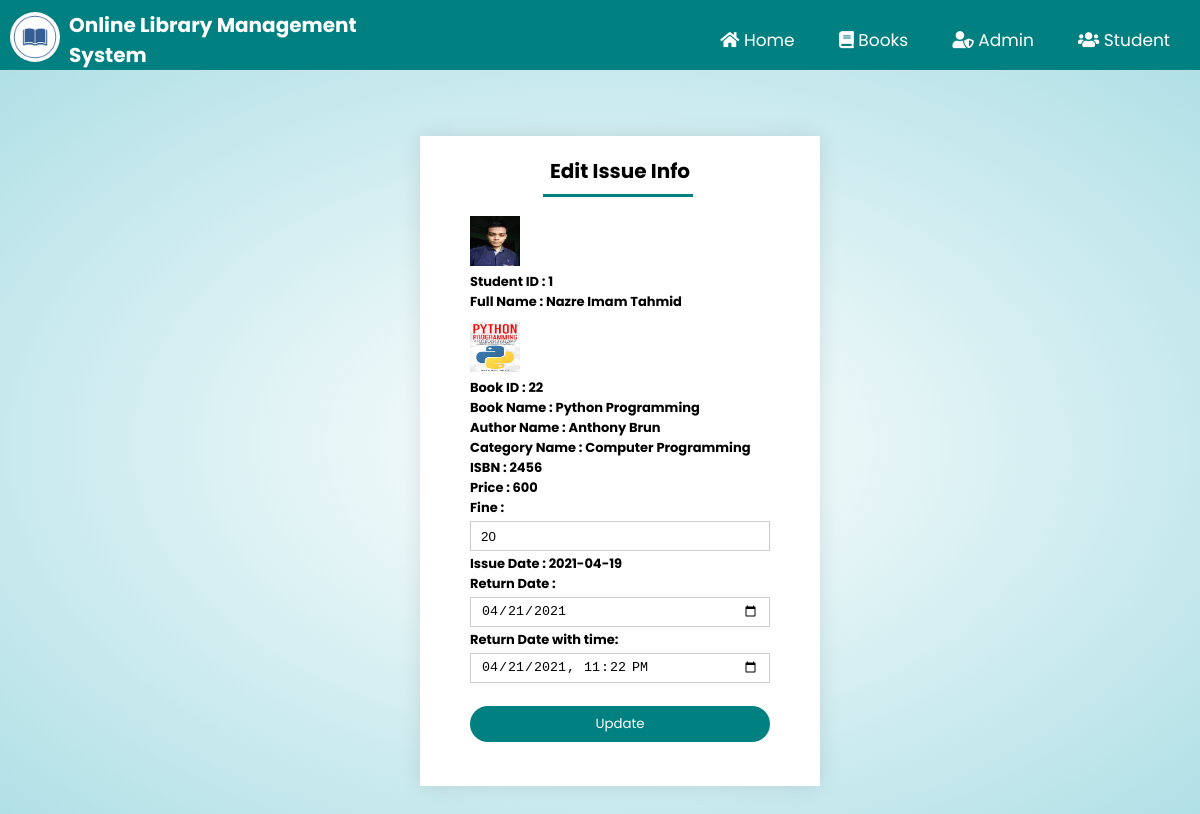
Screenshot of /edit_issue_book.php?ed=1&ed1=22 with the database file from the repository.
### tables this page shows
CREATE TABLE `issueinfo` (
  `studentid` int(100) NOT NULL,
  `bookid` int(100) NOT NULL,
  `issuedate` date NOT NULL,
  `returndate` date NOT NULL,
  `approve` varchar(200) NOT NULL,
  `fine` int(100) NOT NULL
);

CREATE TABLE `student` (
  `studentid` int(111) NOT NULL,
  `student_username` varchar(111) NOT NULL,
  `FullName` varchar(111) NOT NULL,
  `Email` varchar(111) NOT NULL,
  `Password` varchar(111) NOT NULL,
  `PhoneNumber` varchar(111) NOT NULL,
  `studentpic` varchar(100) NOT NULL
);

CREATE TABLE `books` (
  `bookid` int(100) NOT NULL,
  `bookpic` varchar(500) NOT NULL,
  `bookname` varchar(100) NOT NULL,
  `authorid` int(100) NOT NULL,
  `categoryid` int(100) NOT NULL,
  `ISBN` varchar(100) NOT NULL,
  `price` int(100) NOT NULL,
  `quantity` int(100) NOT NULL,
  `status` varchar(100) NOT NULL
);

CREATE TABLE `authors` (
  `authorid` int(111) NOT NULL,
  `authorname` varchar(111) NOT NULL
);

CREATE TABLE `category` (
  `categoryid` int(111) NOT NULL,
  `categoryname` varchar(111) NOT NULL
);

CREATE TABLE `timer` (
  `stdid` int(100) NOT NULL,
  `bid` int(100) NOT NULL,
  `date` datetime NOT NULL
);

### edit_issue_book.php (the view, shortened to what this page needs)
<?php
	include "connection.php";
    include "admin_navbar.php";
?>
<!DOCTYPE html>
<html lang="en">
<head>
    <link rel="stylesheet" href="https://cdnjs.cloudflare.com/ajax/libs/font-awesome/5.15.2/css/all.min.css" />
    <link rel="stylesheet" href="style.css?v=<?php echo time(); ?>">
</head>
<body>
    <div class="edit-profile-container">
        <?php
			$studentid=$_GET['ed'];
			$bookid=$_GET['ed1'];
            $var='<p style="color:yellow; background-color:red;">EXPIRED</p>';
			$q= "SELECT student.studentid,FullName,studentpic,issueinfo.bookid,books.bookname,ISBN,price,bookpic,issuedate,returndate,approve,fine,authors.authorname,category.categoryname From issueinfo inner join student on issueinfo.studentid=student.studentid inner join books on issueinfo.bookid=books.bookid join authors on authors.authorid=books.authorid join category on category.categoryid=books.categoryid where student.studentid=$studentid and (approve='yes' or approve='$var') and issueinfo.bookid=$bookid";
			$res=mysqli_query($db,$q) or die(mysqli_error());
            $t=mysqli_query($db,"SELECT * FROM timer where stdid='$studentid' and bid='$bookid';");
			$row2=mysqli_fetch_assoc($t);
			$row=mysqli_fetch_assoc($res);
				$studentid=$row['studentid'];
				$studentpic=$row['studentpic'];
				$FullName=$row['FullName'];
				$bookid=$row['bookid'];
				$bookpic=$row['bookpic'];
				$bookname=$row['bookname'];
				$authorname=$row['authorname'];
				$categoryname=$row['categoryname'];
				$ISBN=$row['ISBN'];
				$price=$row['price'];
				$fine=$row['fine'];
                $issuedate=$row['issuedate'];
				$returndate=$row['returndate'];
				$tm=$row2['date'];
	    ?>
        <div class="form form-book">
            <div class="form-container edit-form-container issue-book-container edit-book-container">
                <div class="form-btn">
                    <span onclick="login()" style="width: 100%;">Edit Issue Info</span>
                    <hr id="indicator" class="add-author">
                </div>
                <form action="" id="loginform" method="post" enctype="multipart/form-data">
                    <div class="label">
                        <?php echo "<img width='50px' height='50px' src='images/".$studentpic."'>"?>
                    </div>
                    <div class="label">
                        <label for="studentid">Student ID : </label>
                        <b style="font-size: 13px;">
                        <?php
			                echo $studentid;
			            ?>
                    </b><br>
                    </div>
                    <div class="label">
                        <label for="studentid">Full Name : </label>
                        <b style="font-size: 13px;">
                        <?php
			                echo $FullName;
			            ?>
                    </b><br>
                    </div>
                    <div class="label" style="margin-top: 10px;">
                        <?php echo "<img width='50px' height='50px' src='images/".$bookpic."'>"?>
                    </div>
                    <div class="label">
                        <label for="studentid">Book ID : </label>
                        <b style="font-size: 13px;">
                        <?php
			                echo $bookid;
			            ?>
                    </b><br>
                    </div>
                    <div class="label">
                        <label for="studentid">Book Name : </label>
                        <b style="font-size: 13px;">
                        <?php
			                echo $bookname;
			            ?>
                    </b><br>
                    </div>
                    <div class="label">
                        <label for="studentid">Author Name : </label>
                        <b style="font-size: 13px;">
                        <?php
			                echo $authorname;
			            ?>
                    </b><br>
                    </div>
                    <div class="label">
                        <label for="studentid">Category Name : </label>
                        <b style="font-size: 13px;">
                        <?php
			                echo $categoryname;
			            ?>
                    </b><br>
                    </div>
                    <div class="label">
                        <label for="studentid">ISBN : </label>
                        <b style="font-size: 13px;">
                        <?php
			                echo $ISBN;
			            ?>
                    </b><br>
                    </div>
                    <div class="label">
                        <label for="studentid">Price : </label>
                        <b style="font-size: 13px;">
                        <?php
			                echo $price;
			            ?>
                    </b><br>
                    </div>
                    <div class="label">
                        <label for="studentid">Fine : </label>
                    </b><br>
                    <input type="text"  name="fine" value="<?php echo $fine; ?>">
                    </div>
                    <div class="label">
                        <label for="studentid">Issue Date : </label>
                        <b style="font-size: 13px;">
                        <?php
			                echo $issuedate;
			            ?>
                    </b><br>
                    </div>
                    <div class="label">
                        <label for="status">Return Date : </label>
                    </div>
                    <input type="date"  name="returndate" value="<?php echo $returndate; ?>">
                    <div class="label">
                        <label for="status">Return Date with time: </label>
                    </div>
                    <?php $dbInsertDate = date('Y-m-d\TH:i:s', strtotime($tm)); ?>
                    <input type="datetime-local"  name="returndatetime" value="<?php echo $dbInsertDate; ?>">
                    <button type="submit" class="btn" name="submit" style="margin-top: 20px;">Update</button>
                </form>
            </div>
        </div>
    </div>
</body>
</html>

### style.css (style rules this page uses)
html { scroll-behavior: smooth; }
* { margin: 0; padding: 0; box-sizing: border-box; }
body { font-family: 'Poppins', sans-serif; }
.btn { font-family: 'Poppins', sans-serif; }
.form { position: absolute; top: 55%; left: 35%; transform: translateY(-50%); text-align: center; }
.form-container { background: #fff; width: 400px; height: 500px; position: relative; padding: 20px 0; margin: auto; box-shadow: 0 0 20px 0px rgba(0,0,0,0.1); overflow: hidden; }
.form-container span { font-weight: bold; padding: 0 10px; cursor: pointer; width: 150px; display: inline-block; }
.form-btn { display: inline-block; }
.form-btn span { font-size: 20px; font-weight: bold; }
.form-container form { max-width: 400px; padding: 0 20px; position: absolute; top: 100px; transition: 1s; }
form input { width: 300px; height: 30px; margin: 10px 0; padding: 0 10px; border: 1px solid #ccc; }
.label { text-align: left; margin-left: 30px; font-size: 13px; }
form .btn { width: 300px; border: none; cursor: pointer; margin-top: 10px; margin-bottom: 10px; }
.edit-profile-container { background: radial-gradient(#fff,powderblue); width: 100%; padding-top: 50px; padding-bottom: 700px; }
.edit-profile-container .form label { text-align: left; font-weight: bold; }
.edit-profile-container .form-container { height: 450px; margin-top: 50px; }
.edit-profile-container .edit-form-container { height: 550px; }
.edit-book-container form input { margin: 3px 0; }
.edit-profile-container .edit-book-container { height: 650px; margin-top: 30px; }
.edit-profile-container .issue-book-container { height: 650px; margin-top: 20px; }
.edit-book-container form { top: 80px; }
#loginform { left: 0; }
.btn { display: inline-block; background-color: teal; color: #fff; padding: 8px 30px; border-radius: 30px; transition: background-color 0.4s; outline: none; }
#indicator { width: 150px; border: none; background: teal; height: 3px; margin-top: 8px; transition: 1s; transform: translateX(10px); }
.add-author { margin-right: 25px; }

### rows the page displays
issueinfo: student.studentpic (picture), student.studentid "1", student.FullName "Nazre Imam Tahmid", bookid.bookpic (picture), bookid "22", bookid.bookname "Python Programming", authors.authorname "Anthony Brun", category.categoryname "Computer Programming", bookid.ISBN "2456", bookid.price "600", fine "20", issuedate "2021-04-19", returndate "04/21/2021"
timer: returndatetime "04/21/2021 23:22"
